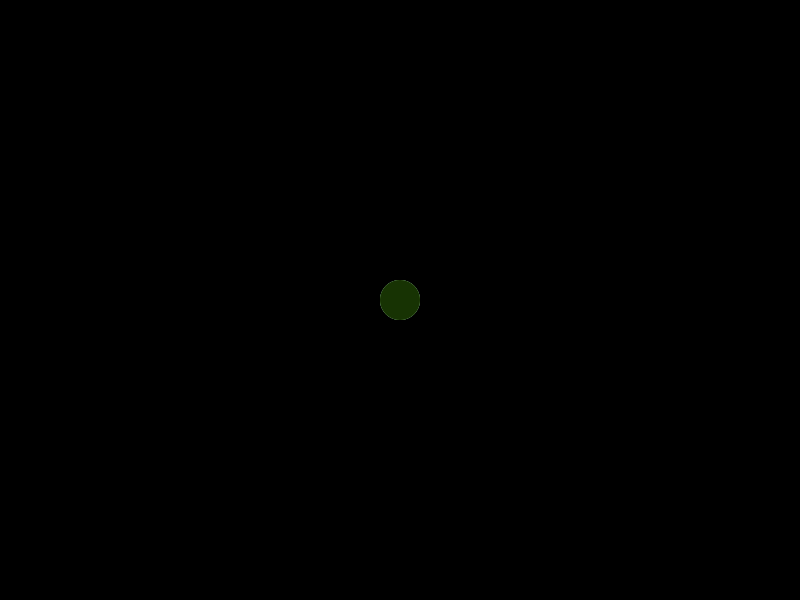
Frame 1 (no input)
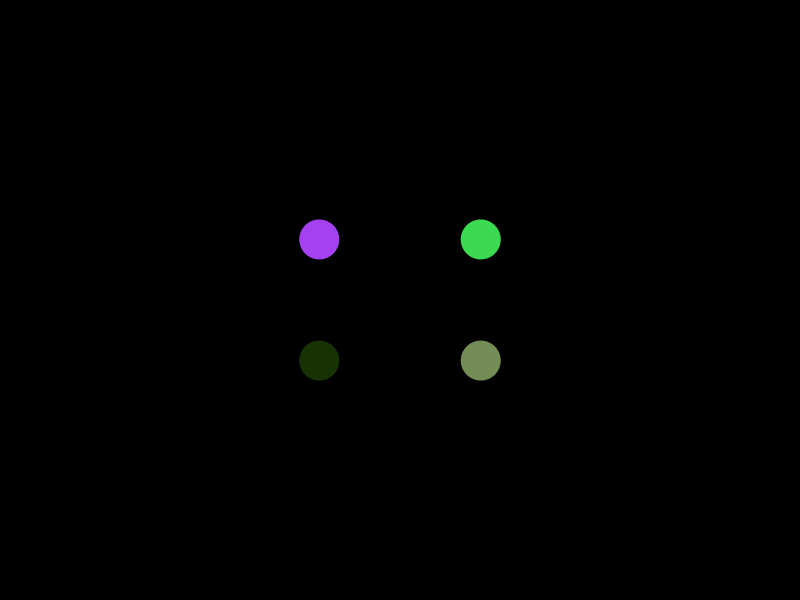
Frame 60 (the mouse pressed at the canvas centre just before this capture)
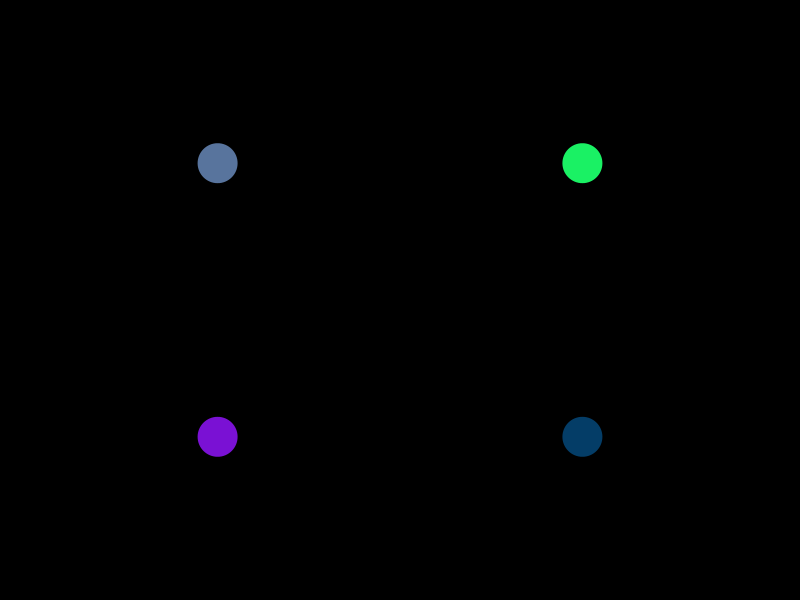
Frame 120 (the mouse held since frame 60 and released just before this capture)

The Processing sketch that drew these frames (run headless with seeded random() and noise(); from frame 60 on, the mouse is pressed at the canvas centre):

// Processing sketch: loading_25_05_22
// ── loading_25_05_22.pde
LoadingBall b1, b2, b3, b4;

void setup(){
  size(800, 600);
  
  b1 = new LoadingBall(0, 0);
  b2 = new LoadingBall(width, 0);
  b3 = new LoadingBall(width, height);
  b4 = new LoadingBall(0, height);
}

void draw(){
  background(0);
  
  b1.show();
  b2.show();
  b3.show();
  b4.show();
  
}

// ── LoadingBall.pde
class LoadingBall{
  PVector end;
  PVector pos;
  PVector center;
  
  boolean flag;
  
  color col;
  
  LoadingBall(float end_x, float end_y){
    end = new PVector(end_x, end_y);
    pos = new PVector(width/2, height/2);
    center = new PVector(width/2, height/2);
    
    col = color(random(255), random(255), random(255));
    
    flag = true;
  }
  
  
  void show(){
    display();
    move();
    edge();
  }
  
  void display(){
    fill(col);
    noStroke();
    ellipse(pos.x, pos.y, 40, 40);
  }
  
  void move(){
    if (flag)
      pos.lerp(end, 0.05);
    else
      pos.lerp(center, 0.05);
  }
  
  void edge(){
    if (flag && PVector.dist(pos, end) <= 100)
      flag = !flag;
    else if (!flag && PVector.dist(pos,center) <= 40){
      flag = !flag;
      col = color(random(255), random(255), random(255));
    }
  }
  
}
